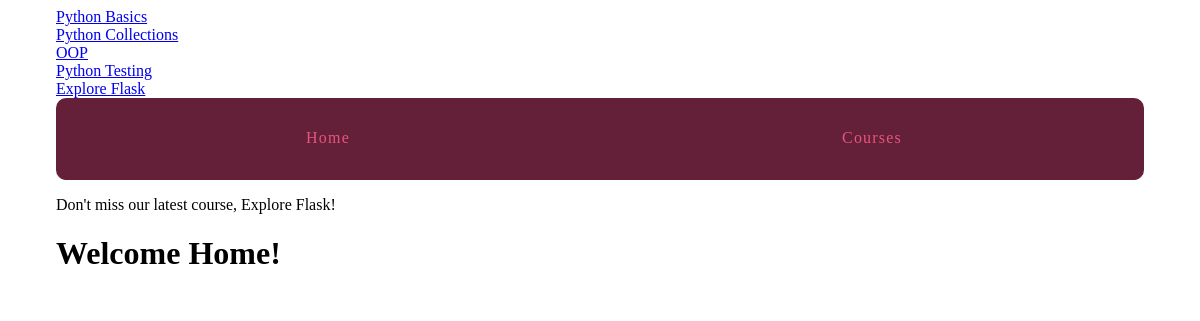
The page / on the database its author committed.
### courses/models.py (models this page shows)
class Course(models.Model):
    created_at = models.DateTimeField(auto_now_add=True)
    title = models.CharField(max_length=255)
    description = models.TextField()
    def __str__(self):
        return self.title

### explore_django/views.py (the view)
# urls.py: re_path(r'^$', views.homepage, name='main'),
def homepage(request):
    return render(request, 'home.html')

### courses/templatetags/course_extras.py (called while the page is built)
@register.simple_tag
def newest_course():
    return Course.objects.latest('created_at')

@register.inclusion_tag('courses/course_nav.html')
def nav_courses_list():
    courses = Course.objects.all()
    return {'courses': courses}

### templates/home.html (shortened to what this page needs)
{% extends 'layout.html' %}
{% block content %}
    <h1>Welcome Home!</h1>
{% endblock %}

### templates/layout.html (shortened to what this page needs)
{% load static from staticfiles %}
{% load course_extras %}
<!doctype html>
<html>
    <head>
        <link rel="stylesheet" href="{% static 'css/layout.css' %}">
    </head>
    <body>
        <div class="site-container">
            <div>{% nav_courses_list %}</div>
            <nav>
                <a href="{% url 'main' %}">Home</a>
                <a href="{% url 'courses2:list' %}">Courses</a>
            </nav>
            <p>Don't miss our latest course, {% newest_course %}!</p>
            {% block content %}{% endblock %}
        </div>
    </body>
</html>

### courses/templates/courses/course_nav.html
{% for course in courses %}
<div><a href="{% url 'courses:detail' pk=course.pk %}">{{ course.title }}</a></div>
{% endfor %}

### assets/css/layout.css (style rules this page uses)
html { box-sizing: border-box; }
*, *::after, *::before { box-sizing: inherit; }
.site-container { max-width: 68em; margin-left: auto; margin-right: auto; }
.site-container::after { clear: both; content: ""; display: table; }
.site-container nav { width: 100%; display: table; width: 100%; table-layout: fixed; border-bottom-left-radius: 10px; border-bottom-right-radius: 10px; border-top-left-radius: 10px; border-top-right-radius: 10px; border-bottom-left-radius: 10px; border-top-left-radius: 10px; border-bottom-right-radius: 10px; border-top-right-radius: 10px; background-color: #642039; margin-bottom: 1em; overflow: hidden; }
.site-container nav a { display: table-cell; width: 8.33333%; padding: 10px; border-bottom: 2px solid #642039; color: #e6557e; letter-spacing: 0.075em; line-height: 60px; text-align: center; text-decoration: none; }

### rows shown on the page
Course: title "Python Basics"
Course: title "Python Collections"
Course: title "OOP"
Course: title "Python Testing"
Course: title "Explore Flask"
